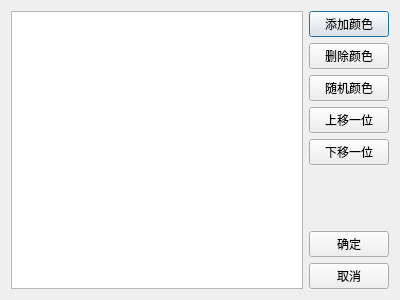
<?xml version="1.0" encoding="UTF-8"?>
<ui version="4.0">
 <class>Dialog</class>
 <widget class="QDialog" name="Dialog">
  <property name="geometry">
   <rect>
    <x>0</x>
    <y>0</y>
    <width>400</width>
    <height>300</height>
   </rect>
  </property>
  <property name="windowTitle">
   <string>Dialog</string>
  </property>
  <layout class="QHBoxLayout" name="horizontalLayout">
   <item>
    <widget class="QListWidget" name="lw">
     <property name="dragDropMode">
      <enum>QAbstractItemView::DragDropMode::InternalMove</enum>
     </property>
     <property name="movement">
      <enum>QListView::Movement::Snap</enum>
     </property>
     <property name="gridSize">
      <size>
       <width>100</width>
       <height>32</height>
      </size>
     </property>
    </widget>
   </item>
   <item>
    <layout class="QVBoxLayout" name="verticalLayout">
     <item>
      <widget class="QPushButton" name="btn_add">
       <property name="text">
        <string>添加颜色</string>
       </property>
      </widget>
     </item>
     <item>
      <widget class="QPushButton" name="btn_delete">
       <property name="text">
        <string>删除颜色</string>
       </property>
      </widget>
     </item>
     <item>
      <widget class="QPushButton" name="btn_random">
       <property name="text">
        <string>随机颜色</string>
       </property>
      </widget>
     </item>
     <item>
      <widget class="QPushButton" name="btn_move_up">
       <property name="text">
        <string>上移一位</string>
       </property>
      </widget>
     </item>
     <item>
      <widget class="QPushButton" name="btn_move_down">
       <property name="text">
        <string>下移一位</string>
       </property>
      </widget>
     </item>
     <item>
      <spacer name="verticalSpacer">
       <property name="orientation">
        <enum>Qt::Orientation::Vertical</enum>
       </property>
       <property name="sizeHint" stdset="0">
        <size>
         <width>20</width>
         <height>40</height>
        </size>
       </property>
      </spacer>
     </item>
     <item>
      <widget class="QPushButton" name="btn_ok">
       <property name="text">
        <string>确定</string>
       </property>
      </widget>
     </item>
     <item>
      <widget class="QPushButton" name="btn_cancel">
       <property name="text">
        <string>取消</string>
       </property>
      </widget>
     </item>
    </layout>
   </item>
  </layout>
 </widget>
 <resources/>
 <connections/>
</ui>
